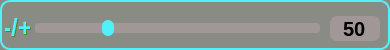
   <widget class="QGroupBox" name="ScaleOBJ">
    <property name="geometry">
     <rect>
      <x>1040</x>
      <y>472</y>
      <width>390</width>
      <height>50</height>
     </rect>
    </property>
    <property name="font">
     <font>
      <pointsize>20</pointsize>
      <bold>true</bold>
     </font>
    </property>
    <property name="styleSheet">
     <string notr="true">QGroupBox {
    background-color: rgb(137, 140, 132);
    border-radius: 10px;
    border: 2px solid rgb(81, 241, 249); 
    padding: 0 10px;
}</string>
    </property>
    <property name="title">
     <string/>
    </property>
    <property name="alignment">
     <set>Qt::AlignCenter</set>
    </property>
    <widget class="QSlider" name="slider_scale">
     <property name="geometry">
      <rect>
       <x>30</x>
       <y>16</y>
       <width>295</width>
       <height>25</height>
      </rect>
     </property>
     <property name="styleSheet">
      <string notr="true">QSlider {
    background-color: rgba(161, 151, 151,0);
}

QSlider::groove:horizontal {
    background-color: rgb(161, 151, 151);
    height: 10px;
    border-radius: 3px;
    margin: 0 5px; /* Добавляем отступы с левой и правой стороны */
}

QSlider::handle:horizontal {
    background-color: rgb(81, 241, 249);
    width: 12px;
    height: 12px;
    margin: -3px 0;
    border-radius: 6px;
}
</string>
     </property>
     <property name="minimum">
      <number>1</number>
     </property>
     <property name="maximum">
      <number>200</number>
     </property>
     <property name="value">
      <number>50</number>
     </property>
     <property name="sliderPosition">
      <number>50</number>
     </property>
     <property name="tracking">
      <bool>true</bool>
     </property>
     <property name="orientation">
      <enum>Qt::Horizontal</enum>
     </property>
     <property name="invertedAppearance">
      <bool>false</bool>
     </property>
     <property name="invertedControls">
      <bool>false</bool>
     </property>
    </widget>
    <widget class="QLabel" name="scale_label_front">
     <property name="geometry">
      <rect>
       <x>6</x>
       <y>16</y>
       <width>25</width>
       <height>25</height>
      </rect>
     </property>
     <property name="font">
      <font>
       <pointsize>18</pointsize>
       <italic>false</italic>
       <bold>true</bold>
       <underline>false</underline>
       <strikeout>false</strikeout>
      </font>
     </property>
     <property name="styleSheet">
      <string notr="true">color:#5f7c28;
background-color: rgba(1,1,1,0);</string>
     </property>
     <property name="text">
      <string>-/+</string>
     </property>
     <property name="alignment">
      <set>Qt::AlignCenter</set>
     </property>
    </widget>
    <widget class="QLabel" name="scale_label_back">
     <property name="geometry">
      <rect>
       <x>5</x>
       <y>15</y>
       <width>25</width>
       <height>25</height>
      </rect>
     </property>
     <property name="font">
      <font>
       <pointsize>18</pointsize>
       <italic>false</italic>
       <bold>true</bold>
      </font>
     </property>
     <property name="styleSheet">
      <string notr="true">color: rgb(81, 241, 249);
background-color: rgba(1,1,1,0);</string>
     </property>
     <property name="text">
      <string>-/+</string>
     </property>
     <property name="alignment">
      <set>Qt::AlignCenter</set>
     </property>
    </widget>
    <widget class="QSpinBox" name="spin_box_scale">
     <property name="geometry">
      <rect>
       <x>330</x>
       <y>16</y>
       <width>50</width>
       <height>25</height>
      </rect>
     </property>
     <property name="font">
      <font>
       <pointsize>15</pointsize>
       <bold>true</bold>
      </font>
     </property>
     <property name="focusPolicy">
      <enum>Qt::ClickFocus</enum>
     </property>
     <property name="styleSheet">
      <string notr="true">border-radius: 7px;
background-color:rgb(161, 151, 151);</string>
     </property>
     <property name="alignment">
      <set>Qt::AlignCenter</set>
     </property>
     <property name="buttonSymbols">
      <enum>QAbstractSpinBox::NoButtons</enum>
     </property>
     <property name="minimum">
      <number>1</number>
     </property>
     <property name="maximum">
      <number>200</number>
     </property>
     <property name="value">
      <number>50</number>
     </property>
    </widget>
    <zorder>scale_label_front</zorder>
    <zorder>slider_scale</zorder>
    <zorder>scale_label_back</zorder>
    <zorder>spin_box_scale</zorder>
   </widget>
